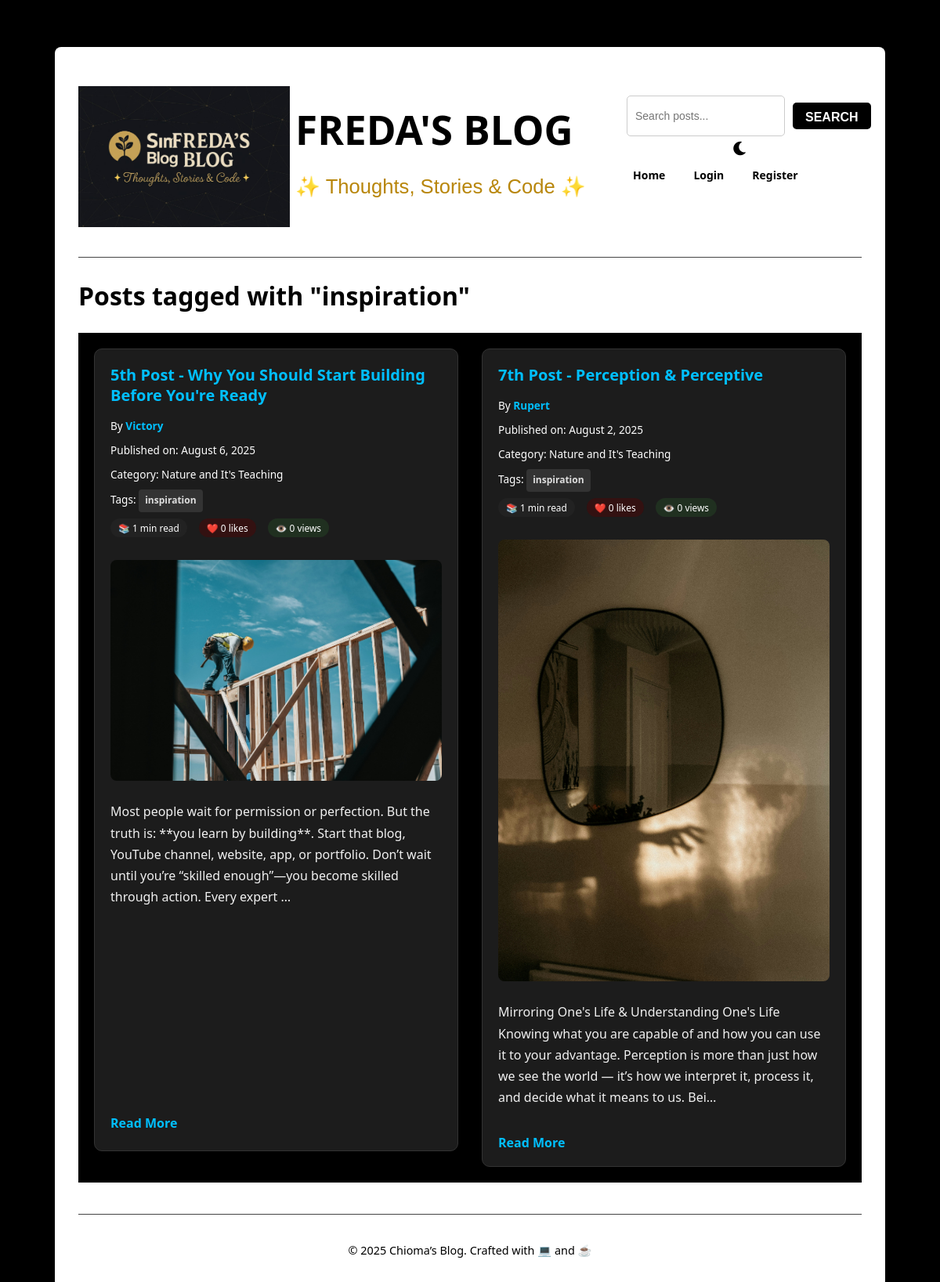
Screenshot of /tag/inspiration/ with the database file from the repository.
### blog/models.py (models this page shows, shortened)
class Tag(models.Model):
    name = models.CharField(max_length=50, unique=True)
    slug = models.SlugField(max_length=50, unique=True)
    class Meta:
        ordering = ['name']

class Post(models.Model):
    title = models.CharField(max_length=200)
    content = models.TextField()
    pub_date = models.DateTimeField(default=timezone.now)
    category = models.ForeignKey(Category, on_delete=models.SET_NULL, null=True, blank=True)
    image = models.ImageField(upload_to='blog_images/', blank=True, null=True)
    author = models.ForeignKey(User, on_delete=models.CASCADE, related_name='blog_posts', null=True)
    tags = models.ManyToManyField(Tag, blank=True, related_name='posts')
    view_count = models.PositiveIntegerField(default=0)
    is_featured = models.BooleanField(default=False, help_text="Check to display this post in the featured section")
    class Meta:
        ordering = ['-pub_date']
    @property
    def image_url(self):
        if self.image and hasattr(self.image, 'url'):
            return self.image.url
        return None # Or a default image URL
    def get_reading_time(self):
        word_count = len(self.content.split())
        reading_time_min = round(word_count / 200)
        if reading_time_min < 1:
            reading_time_min = 1
        return reading_time_min

class Category(models.Model):
    name = models.CharField(max_length=100, unique=True)
    class Meta:
        verbose_name_plural = "Categories"

### blog/views.py (the view)
# urls.py: path('tag/<slug:tag_slug>/', views.tag_posts, name='tag_posts'),
def tag_posts(request, tag_slug):
    from django.db.models import Count
    tag = get_object_or_404(Tag, slug=tag_slug)
    posts_list = Post.objects.filter(tags=tag).annotate(likes_count=Count('likes')).order_by('-pub_date')
    paginator = Paginator(posts_list, 6)  # Show 6 posts per page
    page = request.GET.get('page')
    try:
        posts = paginator.page(page)
    except PageNotAnInteger:
        posts = paginator.page(1)
    except EmptyPage:
        posts = paginator.page(paginator.num_pages)
    context = {
        'posts': posts,
        'tag': tag
    }
    return render(request, 'blog/tag_posts.html', context)

### templates/blog/tag_posts.html (shortened to what this page needs)
{% extends 'blog/base.html' %}
{% block content %}
<h1>Posts tagged with "{{ tag.name }}"</h1>
<div class="posts-grid">
    <ul>
        {% for post in posts %}
        <li>
            <h2><a href="{% url 'post_detail' post.id %}">{{ post.title }}</a></h2>
            {% if post.author %}
                <p class="post-meta">By <a href="{% url 'author_profile' post.author.username %}">{{ post.author.username }}</a></p>
            {% endif %}
            <p class="post-meta">Published on: {{ post.pub_date|date:"F j, Y" }}</p>
            {% if post.category %}
                <p class="post-meta">Category: {{ post.category.name }}</p>
            {% endif %}
            {% if post.tags.all %}
                <p class="post-meta">
                    Tags:
                    {% for tag in post.tags.all %}
                        <a href="{% url 'tag_posts' tag.slug %}" class="tag">{{ tag.name }}</a>{% if not forloop.last %}, {% endif %}
                    {% endfor %}
                </p>
            {% endif %}
            <div class="post-meta-stats">
                <p class="post-meta reading-time">📚 {{ post.get_reading_time }} min read</p>
                <p class="post-meta likes-count">❤️ {{ post.likes_count }} likes</p>
                <p class="post-meta view-count">👁️ {{ post.view_count }} views</p>
            </div>
            {% if post.image %}
                <img src="{{ post.image_url }}" alt="{{ post.title }}" class="post-image">
            {% endif %}
            <div class="post-content">
                <p>{{ post.content|truncatechars:250 }}</p>
            </div>
            <a href="{% url 'post_detail' post.id %}">Read More</a>
        </li>
        {% empty %}
        <li>No posts found with this tag.</li>
        {% endfor %}
    </ul>
</div>
{% endblock %}

### static/css/style.css (style rules this page uses)
:root { --bg-color: #111; --container-bg: #1c1c1c; --text-color: #f1f1f1; --text-color-light: #aaa; --text-color-muted: #888; --link-color: #00bfff; --link-hover-color: #1e90ff; --border-color: #333; --border-color-light: #444; --heading-color: #ffffff; --input-bg: #222; --input-border: #444; --shadow-color: rgba(0, 0, 0, 0.4); --code-bg: #2d2d2d; --success-bg: #155724; --success-color: #d4edda; --success-border: #1e7e34; --error-bg: #721c24; --error-color: #f8d7da; --error-border: #f5c6cb; --warning-bg: #856404; --warning-color: #fff3cd; --warning-border: #ffeeba; --info-bg: #0c5460; --info-color: #d1ecf1; --info-border: #bee5eb; --btn-primary-bg: #007bff; --btn-primary-hover: #0056b3; --btn-secondary-bg: #6c757d; --btn-secondary-hover: #5a6268; --btn-danger-bg: #dc3545; --btn-danger-hover: #c82333; --tag-bg: #333; --tag-color: #ddd; --comment-bg: white; --comment-reply-bg: white; --profile-placeholder-bg: #444; --like-icon-color: #aaa; --like-icon-active: #e41b17; --reading-time-bg: #222; --reading-time-color: white; --likes-count-bg: #311; --likes-count-color: #e41b17; --hover-bg: #2a2a2a; --auth-form-bg: #1d1d1d; --view-count-bg: #203020; --view-count-color: #28a745; }
body { font-family: 'Segoe UI', Tahoma, Geneva, Verdana, sans-serif; line-height: 1.7; margin: 0; padding: 40px; background-color: #000000; color: #f0f0f0; transition: background-color 0.3s ease, color 0.3s ease; background-image: url('/static/images/design1.png'); background-repeat: repeat; background-size: 150px 150px; background-position: top left; }
a { text-decoration: none; color: #000000; }
h1, h2, h3 { color: rgb(4, 4, 242); margin-bottom: 10px; }
h1 { color: #000000; }
a { color: var(--link-color); text-decoration: none; }
.posts-grid { display: grid; grid-template-columns: repeat(auto-fit, minmax(420px, 1fr)); gap: 30px; padding: 20px; margin-top: 20px; background-color: #000000; }
.posts-grid ul { list-style: none; padding: 0; margin: 0; display: contents; }
.posts-grid li { border: 1px solid var(--border-color); padding: 20px; margin-bottom: 20px; border-radius: 10px; background-color: var(--container-bg); box-shadow: 0 4px 20px rgba(0, 0, 0, 0.3); display: flex; flex-direction: column; justify-content: space-between; transition: transform 0.2s ease, box-shadow 0.3s ease; }
.posts-grid li:last-child { border-bottom: 1px solid var(--border-color); margin-bottom: 0; padding-bottom: 15px; }
.posts-grid li h2 { margin-top: 0; font-size: 20px; margin-bottom: 10px; line-height: 1.3; }
.posts-grid li .post-meta { margin-bottom: 10px; font-size: 0.85em; color: white; margin: 4px 0; }
.posts-grid li .post-image { width: 100%; height: auto; object-fit: cover; margin: 10px 0; border-radius: 8px; display: flex; gap: 15px; }
.posts-grid li .post-content { margin-top: 0; margin-bottom: 15px; flex-grow: 1; overflow: hidden; text-overflow: ellipsis; }
.posts-grid li a:last-child { display: inline-block; margin-top: auto; font-weight: bold; }
.tag { display: inline-block; background-color: var(--tag-bg); color: var(--tag-color); padding: 4px 8px; border-radius: 4px; font-size: 12px; transition: all 0.2s ease; margin-right: 4px; text-decoration: none; }
.reading-time { display: inline-flex; align-items: center; background-color: var(--reading-time-bg); color: var(--reading-time-color); padding: 4px 10px; border-radius: 20px; font-size: 0.85em; margin-bottom: 15px; font-weight: 500; line-height: 1.4; }
.reading-time:before { margin-right: 5px; }
.view-count { display: inline-flex; align-items: center; color: var(--view-count-color); padding: 4px 10px; border-radius: 20px; font-size: 0.85em; background-color: var(--view-count-bg); font-weight: 500; line-height: 1.4; }
.post-meta-stats { display: flex; gap: 15px; margin-bottom: 15px; flex-wrap: wrap; font-size: 14px; align-items: center; }
.likes-count { display: inline-flex; align-items: center; color: var(--likes-count-color); padding: 4px 10px; border-radius: 20px; font-size: 0.85em; background-color: var(--likes-count-bg); font-weight: 500; line-height: 1.4; }

### rows the page displays
Tag: name "inspiration"
Post: title "5th Post - Why You Should Start Building Before You're Ready", author.username "Victory", pub_date "August 6, 2025", category.name "Nature and It's Teaching", get_reading_time "1", likes_count "0", view_count "0", image_url (picture), content "Most people wait for permission or perfection. But the truth is: **you learn by building**. Start that blog, YouTube channel, website, app, or portfolio. Don’t wait until you’re “skilled enough”—you become skilled through action. Every expert …"
Post: title "7th Post - Perception & Perceptive", author.username "Rupert", pub_date "August 2, 2025", category.name "Nature and It's Teaching", get_reading_time "1", likes_count "0", view_count "0", image_url (picture), content "Mirroring One's Life & Understanding One's Life Knowing what you are capable of and how you can use it to your advantage. Perception is more than just how we see the world — it’s how we interpret it, process it, and decide what it means to us. Bei…"
